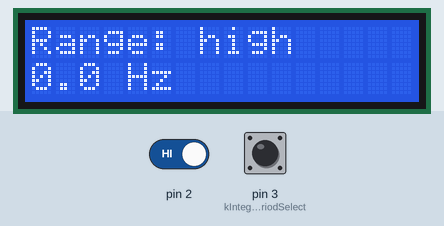
Recording of a sketch running on a simulated Arduino Uno, built with avr-gcc and run on an emulated ATmega328P. Parts: 16×2 character LCD. The inputs (shaded band) are chosen by the test bench; at power-on: pin 3 (kIntegrationPeriodSelect) HIGH, pin 2 HIGH.

Above: at 1.2 s.
1.3 s: pin 3 (kIntegrationPeriodSelect) pulled LOW for 0.15 s
At 1.45 s:
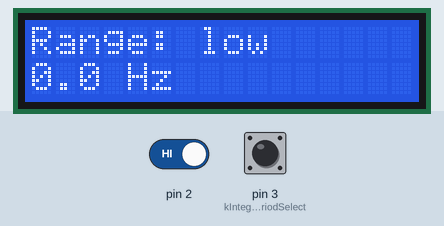
3.0 s: pin 2 driven LOW
At 3.2 s:
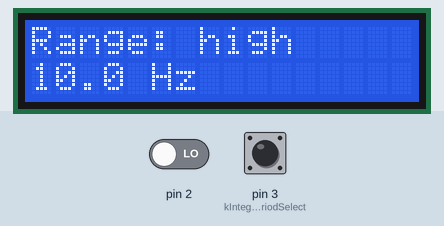
4.7 s: pin 3 (kIntegrationPeriodSelect) pulled LOW for 3.2 s
At 5.9 s:
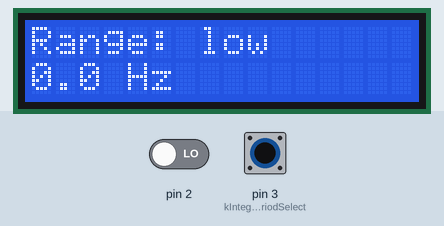
Timing chart, 0 to 7.7 s (numbered marks = the images above; inputs shaded):
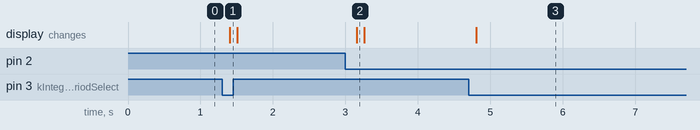

Measured:
- after the input at 1.3 s, the display: changes after 0.10 s (image 1)
- after the input at 3.0 s, the display: changes after 0.16 s (image 2)
- after the input at 4.7 s, the display: changes after 0.11 s (image 3)

The sketch:

Homework_6.ino
```cpp
/**
 * RBE 2001 Homework 6
 *
 * This program was written to count frequencies of an
 * incoming signal using an Arduino Uno. It accepts signals
 * on digital pin 2 and counts the frequency using
 * interrupt service routines.
 *
 * D2  : Signal
 * D3  : Integration Period Select Jumper
 * D7  : LCD D7
 * D8  : LCD D6
 * D9  : LCD D5
 * D10 : LCD D4
 * D11 : LCD E
 * D12 : LCD RS
 *
 * @author   Arthur Lockman
 * @created  10/4/2014
 * @modified 10/6/2014
 */

/**
 * BONUS:
 * The lowest possible non-zero frequency for the low range is 2Hz. This is because
 * the smallest (non-zero) number of pulses it can measure in the low range is 1. 1
 * pulse over 500ms is equal to 2Hz, as far as the Arduino can tell. In the high setting,
 * the lowest frequency it can measure is 10Hz. This is because the smallest number
 * of pulses it can measure over the 100ms interval is 1, and 1 pulse over 100ms
 * is equal to 10Hz.
 */

#include <LiquidCrystal.h>
#include <TimerOne.h>
#include <stdio.h>

LiquidCrystal m_lcd(12, 11, 10, 9, 8, 7); //Instantiate LCD

static const int kIntegrationPeriodSelect = 3; //Pin to select integration period.
static const int kSignal = 0; //Signal interrupt pin
static const unsigned long kTimerPeriod = 100000; //Timer period

volatile int counter = 0; //number of interrupts since last reset
volatile int integrationPeriod = 1; //2 for low, 1 for high
volatile float lastFrequency = 0.0; //last read frequency
volatile unsigned long numberOfPulses = 0; //number of pulses since last integration

void setup()
{
	m_lcd.begin(16, 2); //begin LCD
	Timer1.initialize(kTimerPeriod); //initialze timer interrupt
	Timer1.attachInterrupt(integrateSignal); //attach timer interrupt
	pinMode(kIntegrationPeriodSelect, INPUT_PULLUP); //setup integration period select pin
	attachInterrupt(kSignal, countPulse, FALLING); //setup signal interrupt.
}

void loop()
{
	(digitalRead(kIntegrationPeriodSelect) == 1)? integrationPeriod = 1 : integrationPeriod = 5;
	switch(integrationPeriod) //Change LCD display to reflect selected integration period.
	{
		case 1:
			m_lcd.setCursor(0, 0);
			m_lcd.print("Range: high");
			break;
		case 5:
			m_lcd.setCursor(0, 0);
			m_lcd.print("Range: low ");
			break;
	}
	float frequency = lastFrequency; //Set local frequency to last calculated frequency.
	m_lcd.setCursor(0, 1); //Set cursor to proper position.
	char speedOutput[16]; //Create character buffer to hold speed.
	unsigned long decimals = (frequency - (unsigned long)frequency) * 100; //decimals in frequency
	snprintf(speedOutput, 16, "%d.%d Hz   ", (unsigned long)frequency, decimals); //create output string
	m_lcd.print(speedOutput); //write output string to LCD.
	delay(100);
}

/**
 * @brief Determine signal speed.
 * @details Integrates the number of pulses over
 * the given time period.
 */
void integrateSignal()
{
	noInterrupts(); //disable interrupts
	/**
	 * What this does is determine if the code should be run based on the selected
	 * integration period. The timer interrupt runs every 100 milliseconds. If the high period
	 * is selected then integrationPeriod == 1, so the code runs every interrupt. If
	 * low is selected then integrationPeriod == 5 so the code runs every 5 interrupts,
	 * or 500ms.
	 */
	int period = counter % integrationPeriod;
	if (period == 0)
	{
		counter = 0; //Reset interrupt counter.
		lastFrequency = (float)numberOfPulses / (0.1 * (float)integrationPeriod); //Determine frequency.
		numberOfPulses = 0; //Reset pulse counter.
	}
	counter++; //increment interrupt counter.
	interrupts(); //re-enable interrupts.
}

/**
 * @brief Counts a pulse.
 * @details All this method does is increment
 * the pulse counter, indicating that a pulse has
 * occurred on the signal line.
 */
void countPulse()
{
	numberOfPulses++;
}
```
